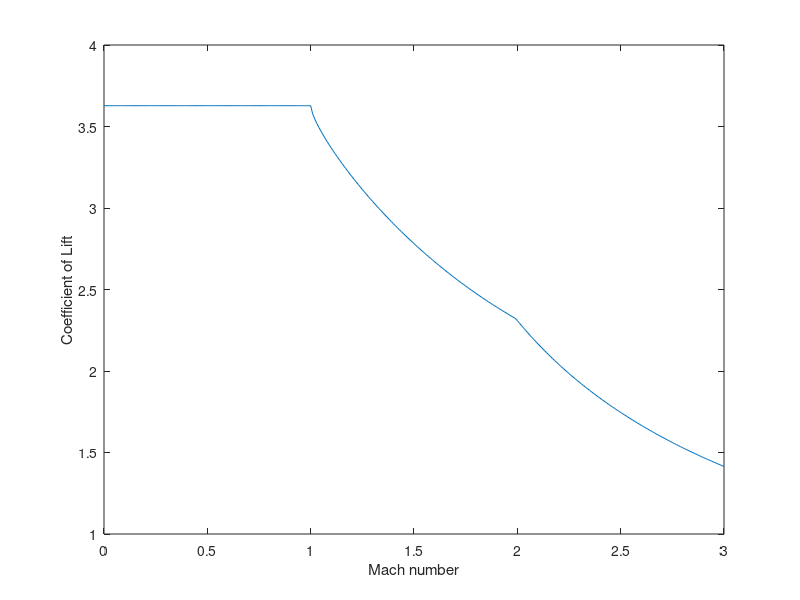

MATLAB code for this plot: (Note: this script raises an error after producing the figure.)
%% Parameters
aspect = 1; % aspect ratio
sweep = deg2rad(60); % sweep angle at quarter-chord 


%% variables
Mas = 0:0.01:3;
sweeps = deg2rad(45:5:80);

%% Computes
CL = zeros(length(Mas), 1);
for k=1:length(Mas)
    if Mas(k) <= 1
        cone(k) = 0;
    else
        cone(k) = acos(1/Mas(k));
    end
    if cone(k) > sweep
        CL(k) = 4 / sqrt(Mas(k)^2 - 1);
    else
        m = cot(sweep)/cot(cone(k));
        a = m*(0.38+2.26*m-0.86*m^2);
        CL(k) = 2*pi^2*cot(sweep) / (pi + a);
    end
end

CL_sweeps = zeros(length(Mas), length(sweeps));
for j = 1:length(sweeps)
    for k=1:length(Mas)
        if Mas(k) <= 1
            cone(k) = 0;
        else
            cone(k) = acos(1/Mas(k));
        end
        if cone(k) > sweeps(j)
            CL_sweeps(k,j) = 4 / sqrt(Mas(k)^2 - 1);
        else
            m = cot(sweeps(j))/cot(cone(k));
            a = m*(0.38+2.26*m-0.86*m^2);
            CL_sweeps(k,j) = 2*pi^2*cot(sweeps(j)) / (pi + a);
        end
    end
end


%% plot
disp(['Max mach cone angle: ', num2str( rad2deg(acos(1/Mas(end))) ), ' deg' ]);

clf
figure(1)
plot(Mas, CL);
xlabel("Mach number")
ylabel("Coefficient of Lift")
hold on
yyaxis right
plot(Mas, rad2deg(cone));
yline(rad2deg(sweep), 'r--');
legend("CL", "mach cone","sweep")
ylabel("Angles [deg]")
hold off

figure(2)
for j=1:length(sweeps)
    plot(Mas, CL_sweeps(:,j));
    hold on
end
xlabel("Mach number")
ylabel("Coefficient of Lift")
hold off